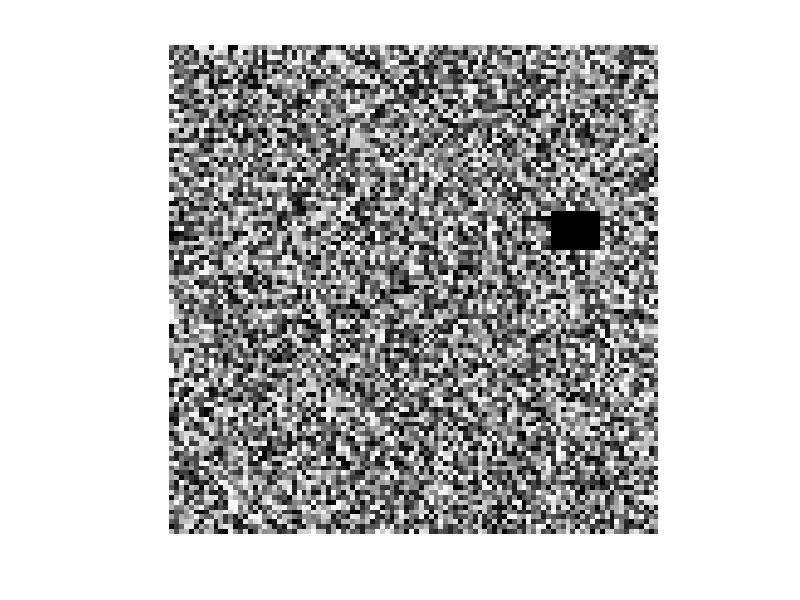

This chart was generated by the following MATLAB code: (Note: this script raises an error after producing the figure.)
I=rand(100,100);
I(35:42,79:88)=0;
figure, imshow(I);

Ir=hist_reg_diff(I,10,1);

Irgb=zeros(100,100,3);
Irgb(1:100,1:100,1)=min((I+(Ir>.85)),1);
Irgb(1:100,1:100,2)=I;
Irgb(1:100,1:100,3)=I;
figure, imshow(Irgb);
